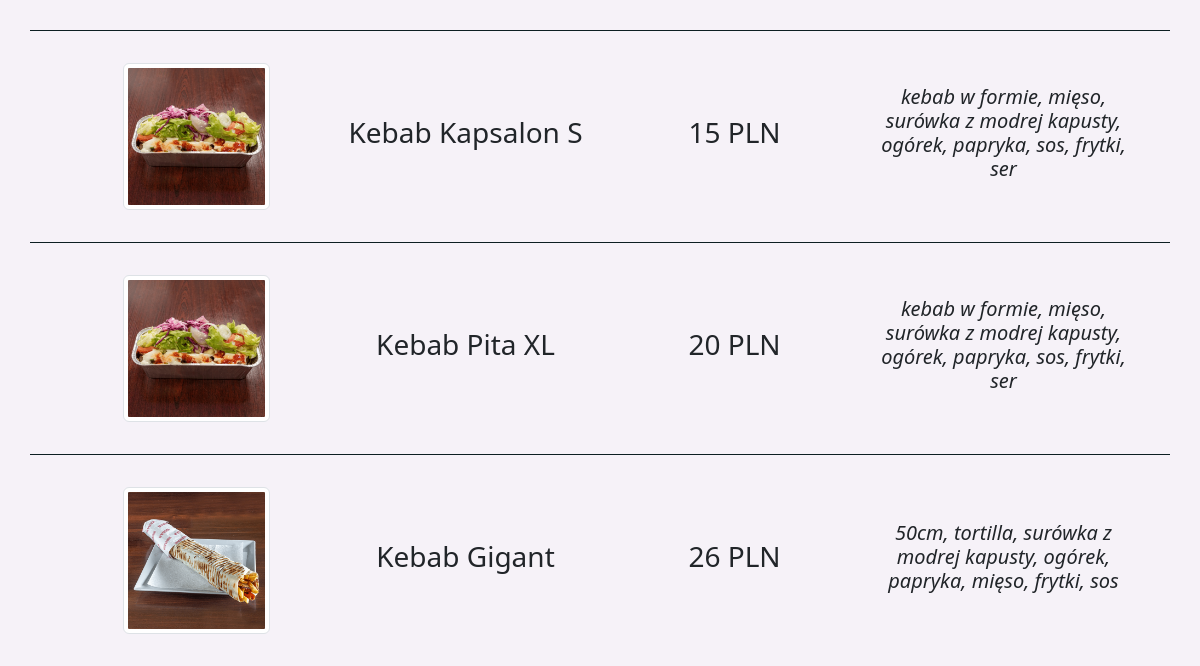
/menu/ (lower part), run on an earlier commit of the app's database.
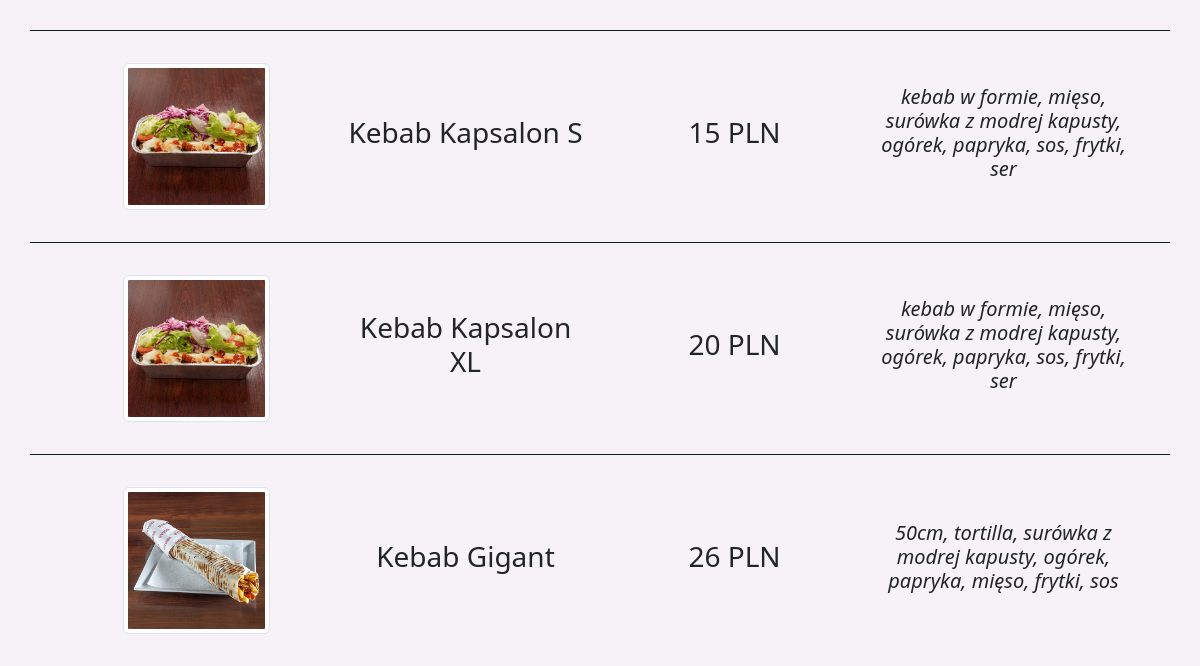
And on a later commit of the database.
### Restaurant/models.py (models this page shows, shortened)
class Menu(models.Model):
    dishName = models.CharField(max_length=30)
    dishPrice = models.CharField(max_length=10)
    dishDescription = models.CharField(max_length=200)
    dishPicture = models.CharField(max_length=30)

### Restaurant/views.py (the view)
# urls.py: path('menu/', views.menu),
def menu(request):
    dishes = Menu.objects.all()
    template = render_to_string('menu.html', {'menu': dishes, 'user': request.user})
    print(datetime.datetime.now())
    return HttpResponse(template)

### Templates/menu.html (shortened to what this page needs)
{% extends 'tmpl.html' %}
{% block content %}
{% load static %}
<body>
<section class="header">
    <div class="text-center position-relative solid-bg">
        <div class="d-flex px-2">
            <div class="container">
                {% for m in menu %}
                <div class="row menu-row">
                    <div class="d-flex col justify-content-center align-items-center">
                        <img src="{% static 'img/' %}{{m.dishPicture}}" class="img-thumbnail" width="60%">
                    </div>
                    <div class="d-flex col justify-content-center align-items-center">
                        <h3>{{m.dishName}}</h3>
                    </div>
                    <div class="d-flex col justify-content-center align-items-center">
                        <h3>{{m.dishPrice}} PLN</h3>
                    </div>
                    <div class="d-flex col justify-content-center align-items-center">
                        <h5><i>{{m.dishDescription}}</i></h5>
                    </div>
                </div>
                {% endfor %}
            </div>
        </div>
    </div>
</section>
</body>
{% endblock %}

### Templates/tmpl.html (shortened to what this page needs)
<!DOCTYPE html>
<html>
<head>
    {% load static %}
    <link href="https://cdn.jsdelivr.net/npm/bootstrap@5.3.0-alpha1/dist/css/bootstrap.min.css" rel="stylesheet"
>
    <link rel="stylesheet" href="{% static 'css/style.css' %}?{% now 'u' %}">
</head>
{% block content %}
{% endblock %}
</html>

### static/css/style.css (style rules this page uses)
:root { --main-color-orange: #f0b30f; --main-color-green: #49a04c; --main-color-dark: #0D1F22; --main-color-light: #F6F2F8; --main-color-error: #F14156; }
* { margin: 0px; padding: 0px; box-sizing: border-box; }
body { background-color: var(--main-color-light); }
.header { position: relative; background-image: linear-gradient(rgba(0, 0, 0, 0.8), rgba(0, 0, 0, 0.3)), url("/static/img/index_bg.jpg"); width: 100%; height: 100vh; background-position: center; background-size: cover; }
.solid-bg { position: relative; background-image: url("/static/img/index_solid_bg.jpeg"); width: 100%; height: 100vh; background-position: center; background-size: cover; }
.menu-row { border-top: 1px solid var(--main-color-dark); padding: 2rem; }

What changed in the data, as far as the page shows it:
changed Menu: dishName "Kebab Pita XL" → "Kebab Kapsalon XL"
